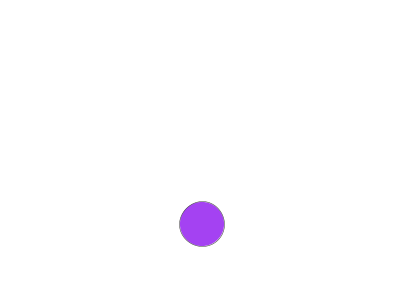
Frame 1 (no input)
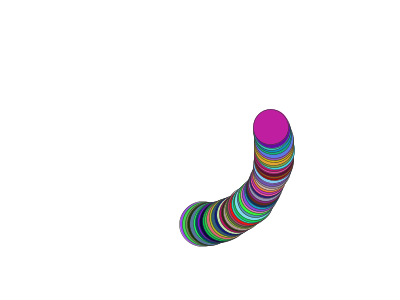
Frame 60 (the mouse pressed at the canvas centre just before this capture)
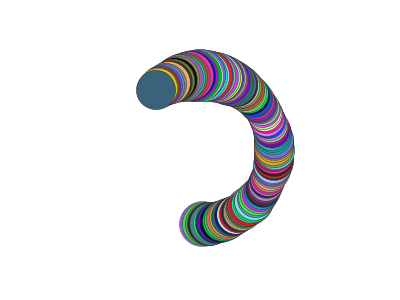
Frame 120 (the mouse held since frame 60 and released just before this capture)

The Processing sketch that drew these frames (run headless with seeded random() and noise(); from frame 60 on, the mouse is pressed at the canvas centre):

// Processing sketch: bit2atom_181119_00
// ── bit2atom_181119_00.pde
int xx = 100;
int yy = 100;
float rr = 75;
float dd = 40;
float ang = 0;
  
float xoff = 0.0;

void setup() {
  frameRate(30);
  size(400, 300);
  background(255);
}

void draw() {
  //fill(255, 100, 100, 20);
  //rect(0, 0, width, height);
  fill(random(255), random(255), random(255));
  stroke(50);
  strokeWeight(0.5);
  //noStroke();
  ang = ang + TWO_PI/200;

  xx = width/2 + int(rr * sin(ang));
  yy = height/2 + int(rr * cos(ang));
  
  xoff = xoff + .02;
  dd = 20 + 40*noise(xoff);
  
  //dd = 40 + 20*cos(ang*2);

  ellipse(xx, yy, dd, dd);

  //xx = xx + 5;
  //if(xx > width){
  //  xx = 0;
  //  yy = yy + 5;
  //}
}
